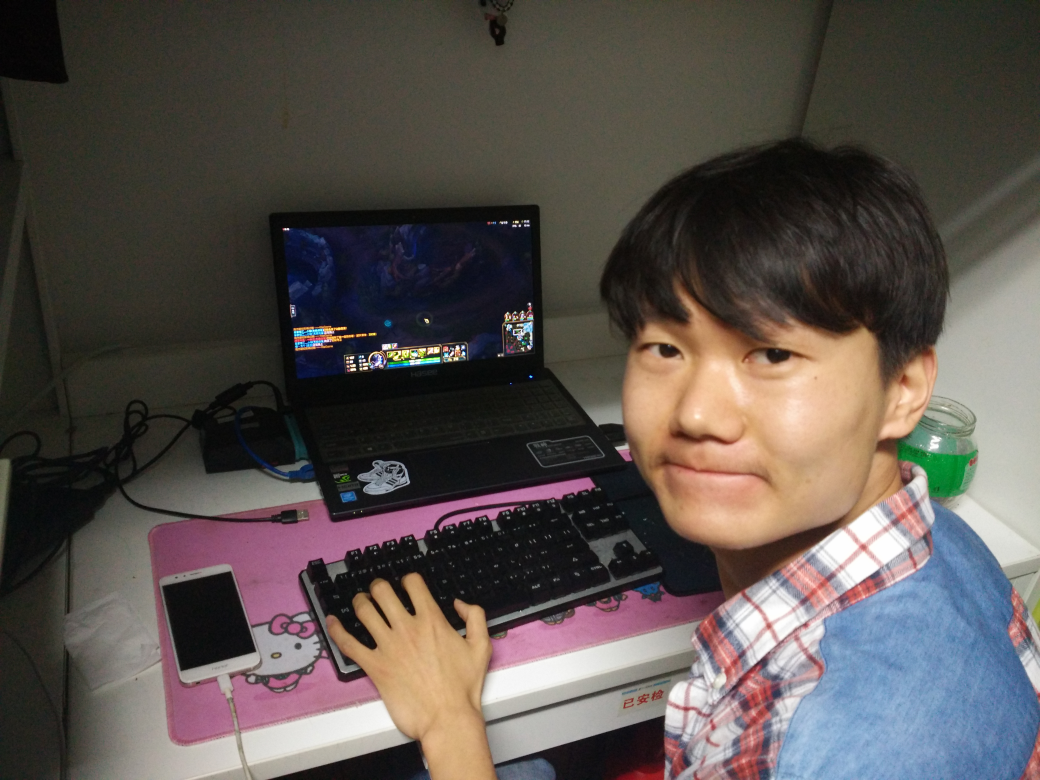
#> input picture recursive_img/daitao.jpg, 4160 x 3120 px, found by its file name (shown at 1/4 size)
$ python test9.py
#> lines starting #> are read from the running program, lines starting #| are printed output that depends on the picture; after the words box and inside, x2 and y2 are one past the last pixel; in counts of white or black regions, pixels touching at a corner belong together
"""递归照片2"""
import cv2 as cv
import numpy as np
import matplotlib.pyplot as plt

def recurPhoto(img, src, affMat, n):
    # 透视变换
    affImg = np.zeros(img.shape)
    affImg = cv.warpPerspective(img, affMat, (width, height))
    # cv.imshow("affImg", affImg)

    grayImg = cv.cvtColor(affImg, cv.COLOR_BGR2GRAY)
    ret, mask = cv.threshold(grayImg, 1, 255, cv.THRESH_BINARY)
    mask = cv.medianBlur(mask, 3)
    # cv.imshow("binary", mask)

    for i in range(0, height):
        for j in range(0, width):
            if not mask[i, j]:
                src[i, j] = img[i, j]
            else:
                src[i, j] = affImg[i, j]

    n -= 1
    if n == 0:
        cv.imshow("dst", src)
        # cv.imwrite("daitao.png", src)
    else:
        recurPhoto(img, src, affMat, n)


img = cv.imread("C:/Users/www/Desktop/daitao.jpg")
#> img is the input picture: shape (3120, 4160, 3); mean B, G, R 78, 82, 89.4
# img = cv.resize(img, (624, 832))
img = cv.resize(img, (832, 624))
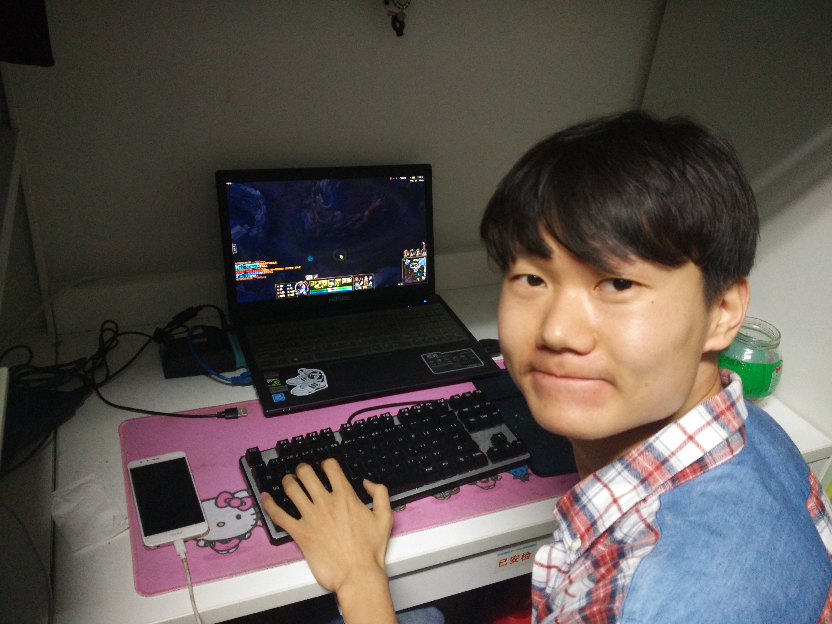
#> img: shape (624, 832, 3); mean B, G, R 78, 81.9, 89.4
cv.imshow("img", img)
plt.imshow(img)
height, width, mode = img.shape
#> height = 624; width = 832; mode = 3

srcMat = np.float32([[0, 0], [0, height - 1], [width - 1, height - 1], [width - 1, 0]])
#> srcMat = [[0, 0], [0, 623], [831, 623], [831, 0]]
# [4 lines of commented-out code are left out]
endMat = np.float32([[225, 181], [236, 302], [426, 282], [424, 174]])  # 代涛
affMat = cv.getPerspectiveTransform(srcMat, endMat)

dst = np.zeros(img.shape, np.uint8)
recurPhoto(img, img, affMat, 6)
#> in recurPhoto, `affImg = cv.warpPerspective(img, affMat, (width, height))`:
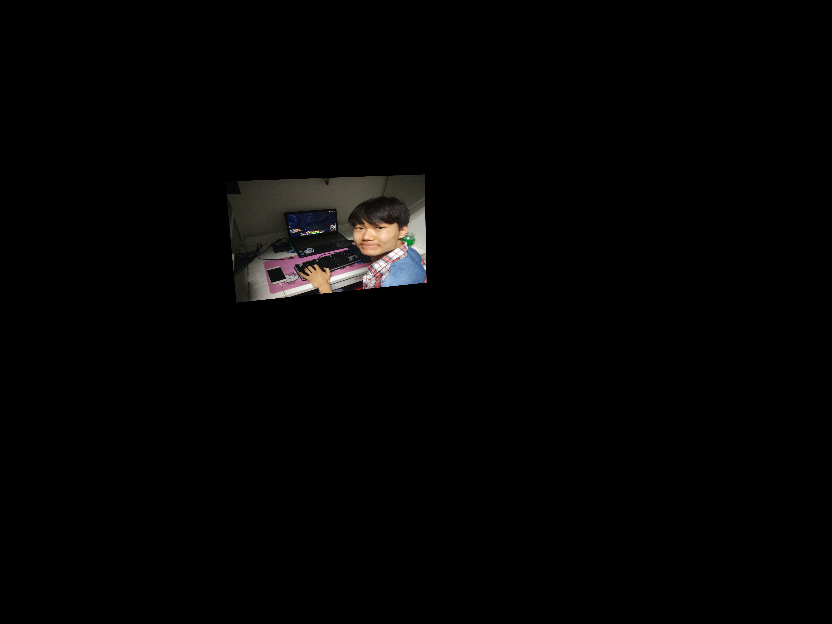
#> affImg: shape (624, 832, 3); mean B, G, R 3.2, 3.4, 3.7
#> in recurPhoto, `ret, mask = cv.threshold(grayImg, 1, 255, cv.THRESH_BINARY)`:
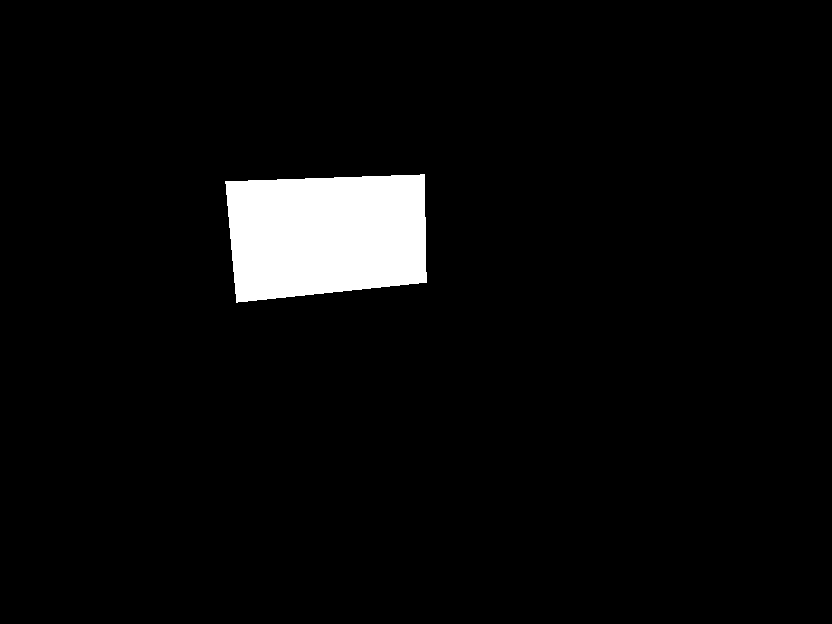
#> mask: shape (624, 832); 4.3% white; 1 white region, box (x1, y1, x2, y2) and area: (225, 174, 427, 303) 22481
#> in recurPhoto, `mask = cv.medianBlur(mask, 3)`: mask: shape (624, 832); 4.3% white; 1 white region, box (x1, y1, x2, y2) and area: (225, 174, 427, 303) 22477
#> after the loop in recurPhoto, `for i in range(0, height):`:
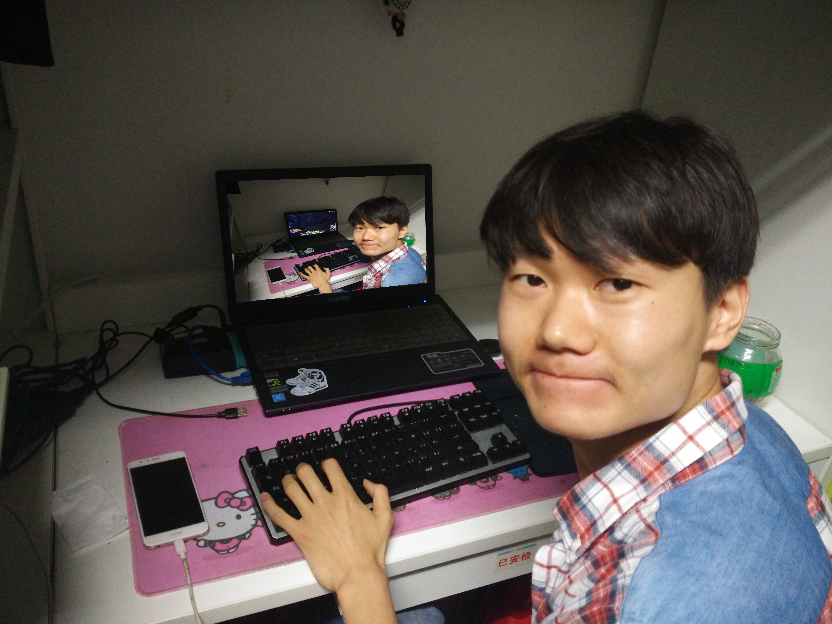
#> src: shape (624, 832, 3); mean B, G, R 78.9, 83.7, 91.6
#> call 2 of recurPhoto, with affMat = array of shape (3, 3), n = 5
#> after the loop in recurPhoto (call 2), `for i in range(0, height):`:
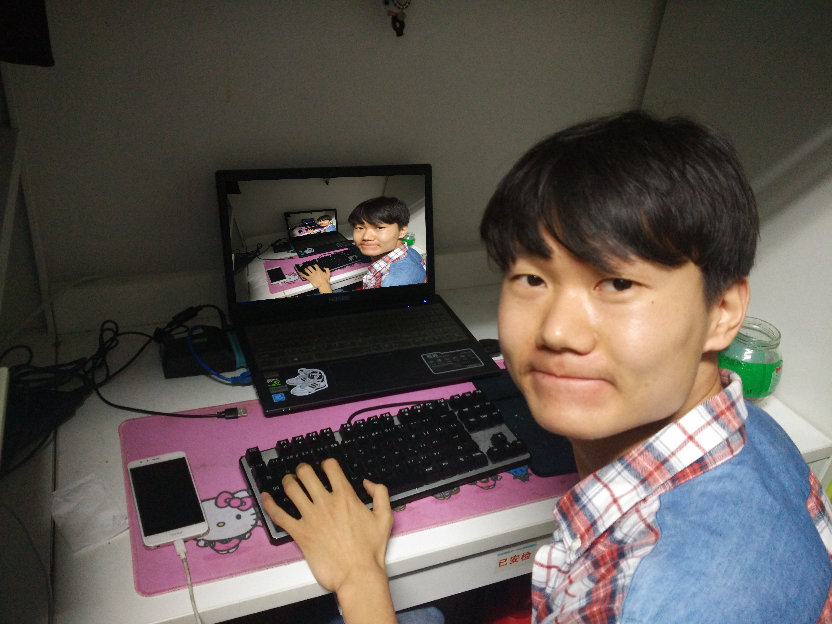
#> src: shape (624, 832, 3); 0.2% of pixels changed, all inside (x1, y1, x2, y2) = (287, 210, 336, 237)
#> after the loop in recurPhoto (call 3), `for i in range(0, height):`: src: shape (624, 832, 3); 0.01% of pixels changed, all inside (x1, y1, x2, y2) = (302, 219, 314, 224)
#> after the loop in recurPhoto (call 4), `for i in range(0, height):`: src: shape (624, 832, 3); mean B, G, R 79, 83.8, 91.7
plt.show()
cv.waitKey(0)

$ run again, with recursive_img/chanjuan.jpg copied over recursive_img/daitao.jpg
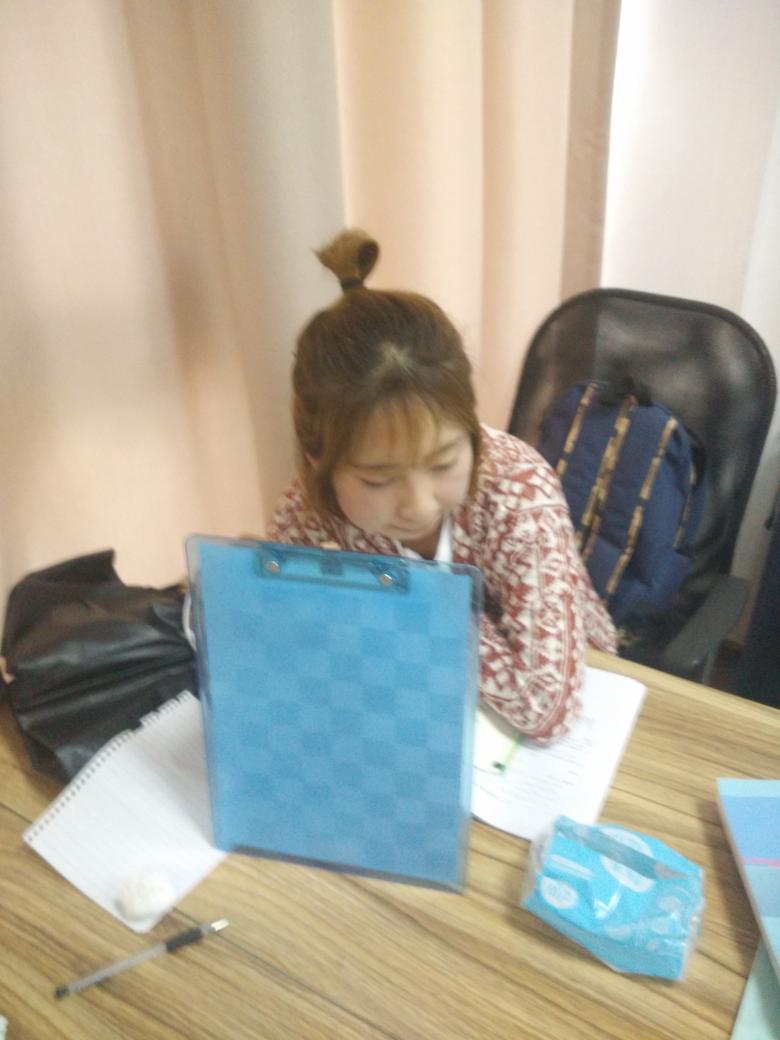
#> input picture recursive_img/chanjuan.jpg, 3120 x 4160 px, found by its file name (shown at 1/4 size)
#> img is the input picture: shape (4160, 3120, 3); mean B, G, R 151.9, 166.1, 169.8
#> img: shape (624, 832, 3)
#> in recurPhoto, `grayImg = cv.cvtColor(affImg, cv.COLOR_BGR2GRAY)`:
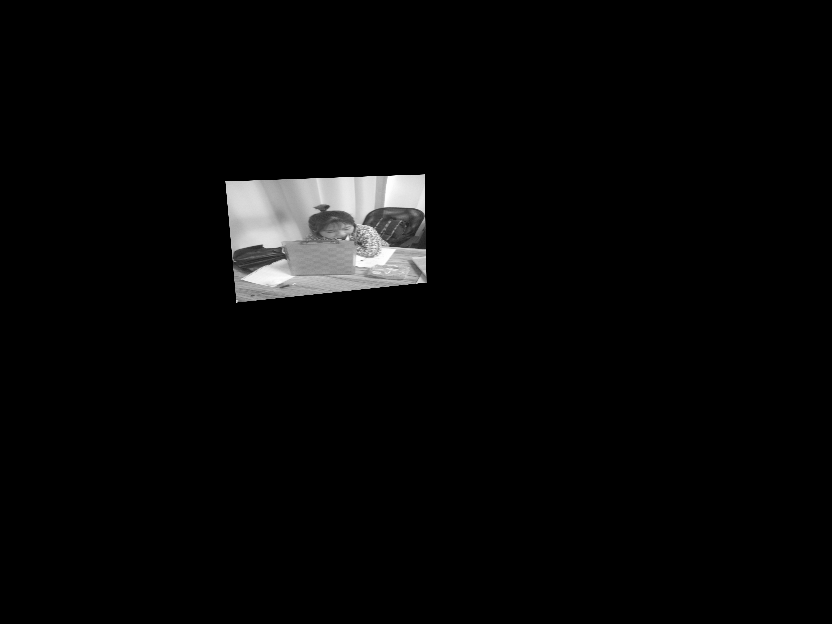
#> grayImg: shape (624, 832); min 0, max 255, mean 7.2
#> after the loop in recurPhoto (call 2), `for i in range(0, height):`:
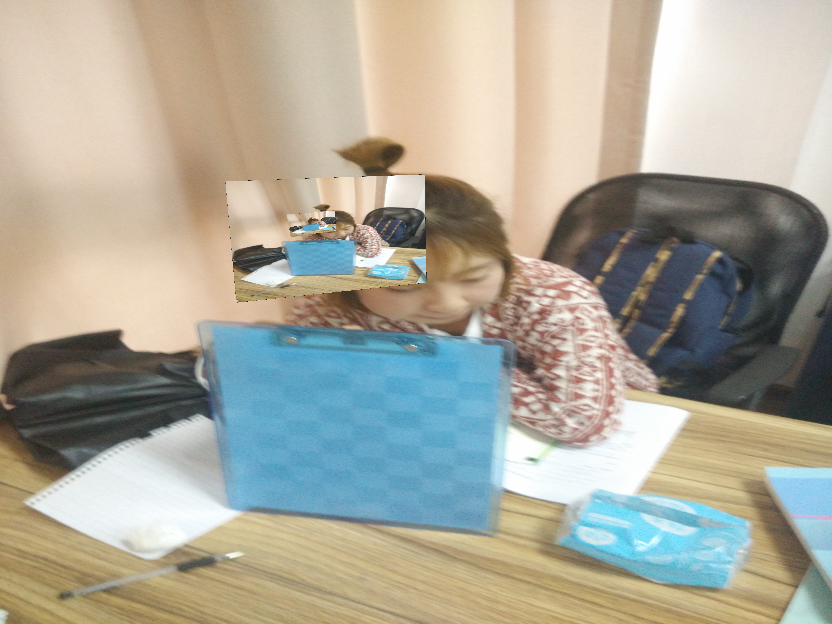
#> src: shape (624, 832, 3); mean B, G, R 154.6, 168.3, 171.1

$ run again, with recursive_img/feng.jpg copied over recursive_img/daitao.jpg
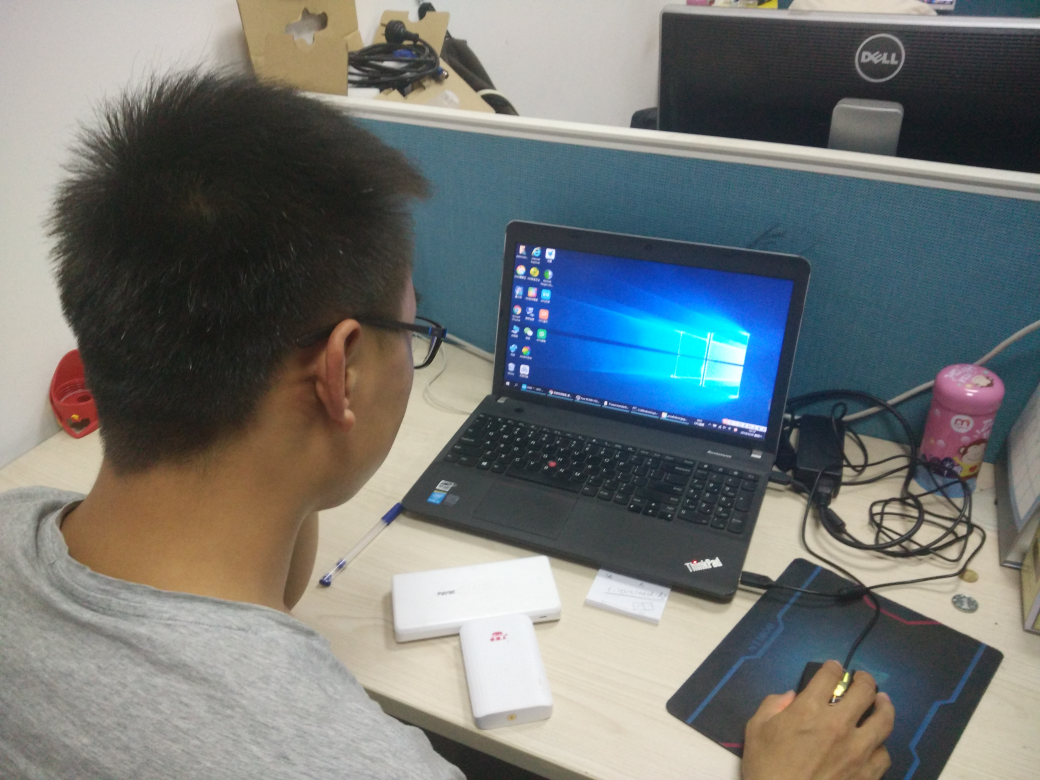
#> input picture recursive_img/feng.jpg, 4160 x 3120 px, found by its file name (shown at 1/4 size)
#> img is the input picture: shape (3120, 4160, 3); mean B, G, R 115.9, 116.9, 112.6
#> img: shape (624, 832, 3)
#> in recurPhoto, `affImg = cv.warpPerspective(img, affMat, (width, height))`:
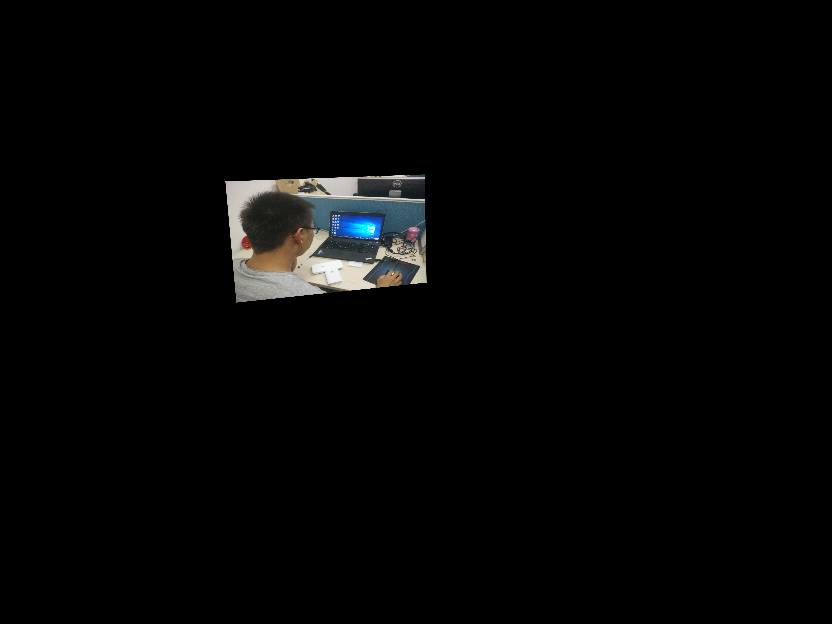
#> affImg: shape (624, 832, 3); mean B, G, R 5, 5.1, 4.9
#> after the loop in recurPhoto (call 2), `for i in range(0, height):`:
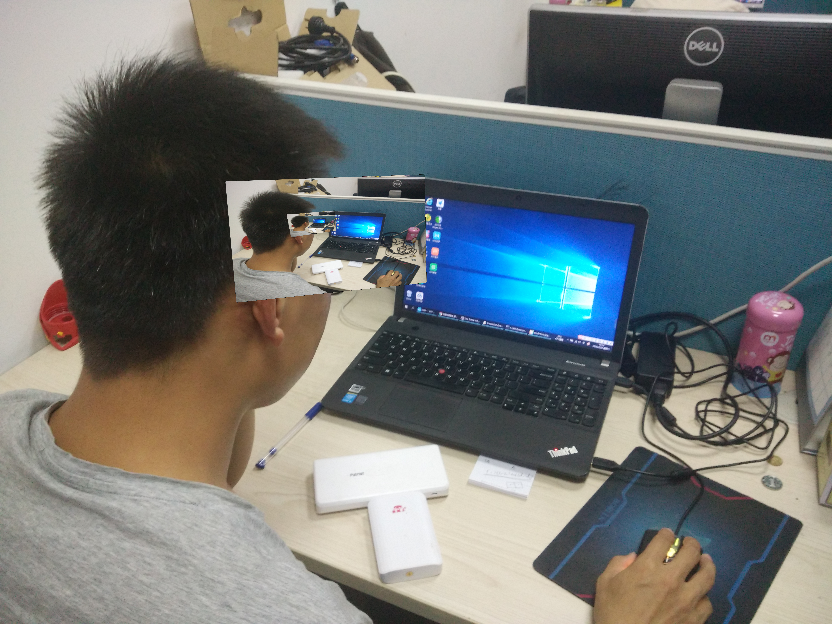
#> src: shape (624, 832, 3); mean B, G, R 117.6, 118.8, 114.6

$ run again, with recursive_img/hanwenyu.jpg copied over recursive_img/daitao.jpg
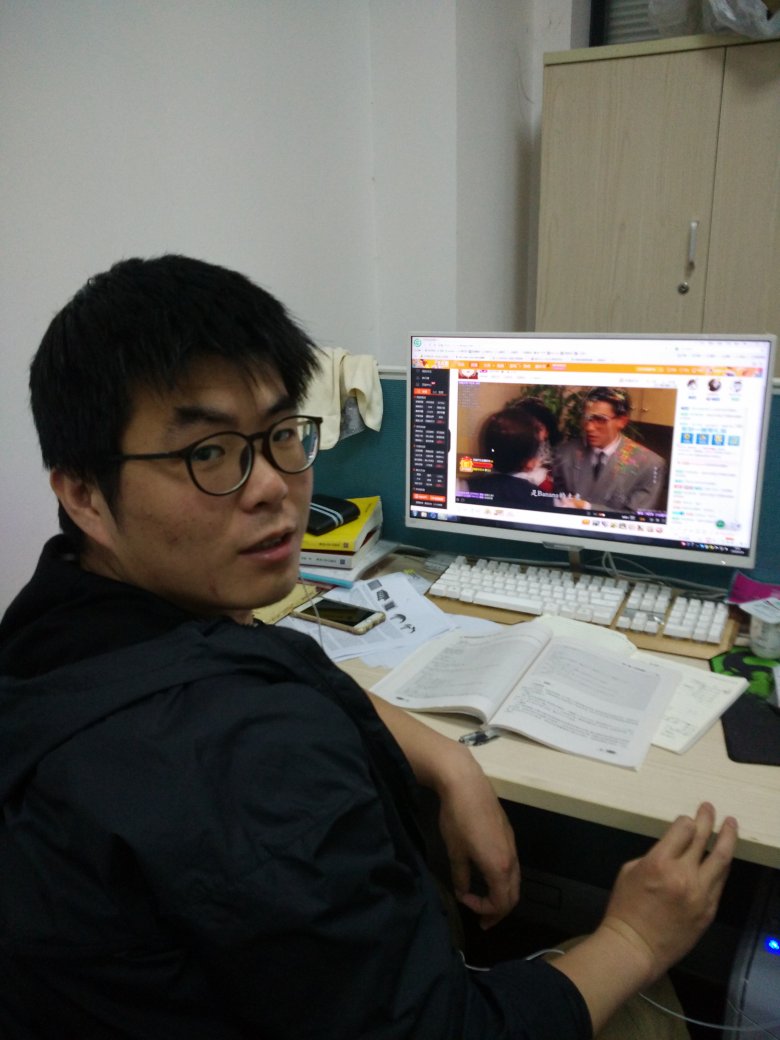
#> input picture recursive_img/hanwenyu.jpg, 3120 x 4160 px, found by its file name (shown at 1/4 size)
#> img is the input picture: shape (4160, 3120, 3); mean B, G, R 90.1, 95.9, 97.3
#> img: shape (624, 832, 3)
#> in recurPhoto, `affImg = cv.warpPerspective(img, affMat, (width, height))`:
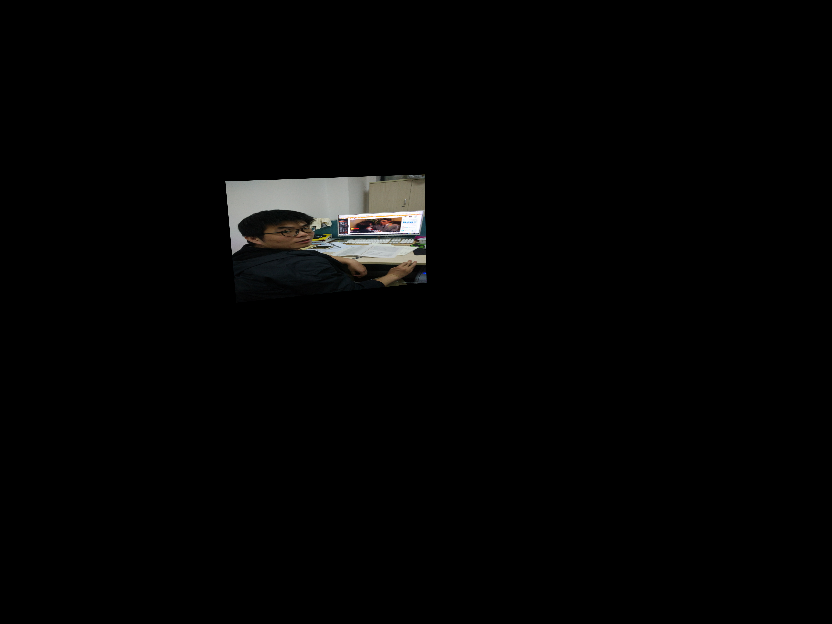
#> affImg: shape (624, 832, 3); mean B, G, R 3.9, 4.1, 4.2
#> after the loop in recurPhoto (call 2), `for i in range(0, height):`:
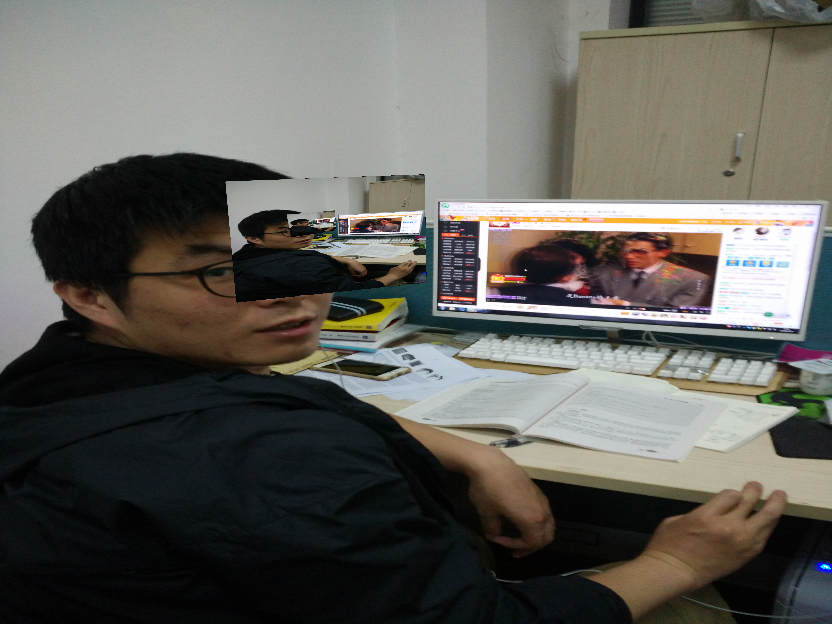
#> src: shape (624, 832, 3); mean B, G, R 90.5, 96.1, 97.5
